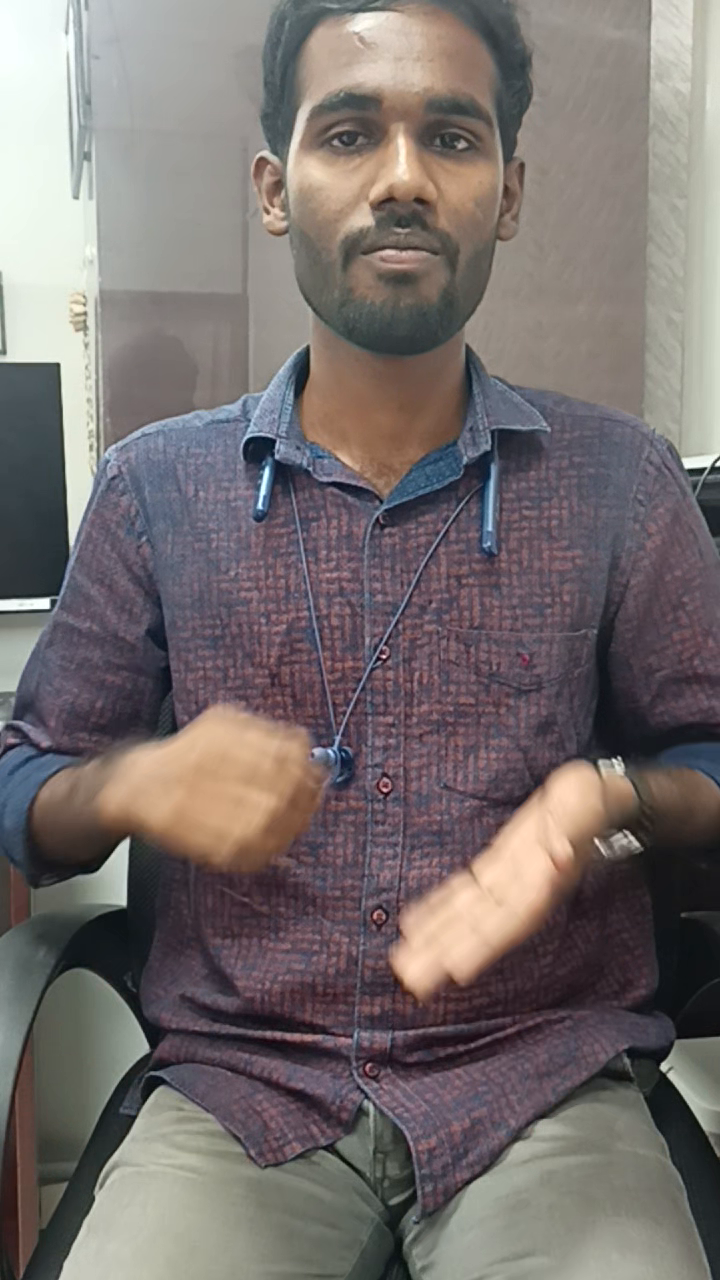
#> input picture frame 6 of VID20231226174926.mp4, 720 x 1280 px
$ python frame1.py
#> lines starting #> are read from the running program, lines starting #| are printed output that depends on the picture; after the words box and inside, x2 and y2 are one past the last pixel; in counts of white or black regions, pixels touching at a corner belong together
import cv2
import os

def frame_difference(video_path, output_folder):
    # Open the video file
    cap = cv2.VideoCapture(video_path)

    # Create the output folder if it doesn't exist
    if not os.path.exists(output_folder):
        os.makedirs(output_folder)

    # Read the first frame
    ret, prev_frame = cap.read()
#> prev_frame is the input picture: shape (1280, 720, 3); mean B, G, R 109.1, 110.3, 118

    # Counter for frame numbering
    frame_count = 0

    while True:
        # Read the current frame
        ret, curr_frame = cap.read()
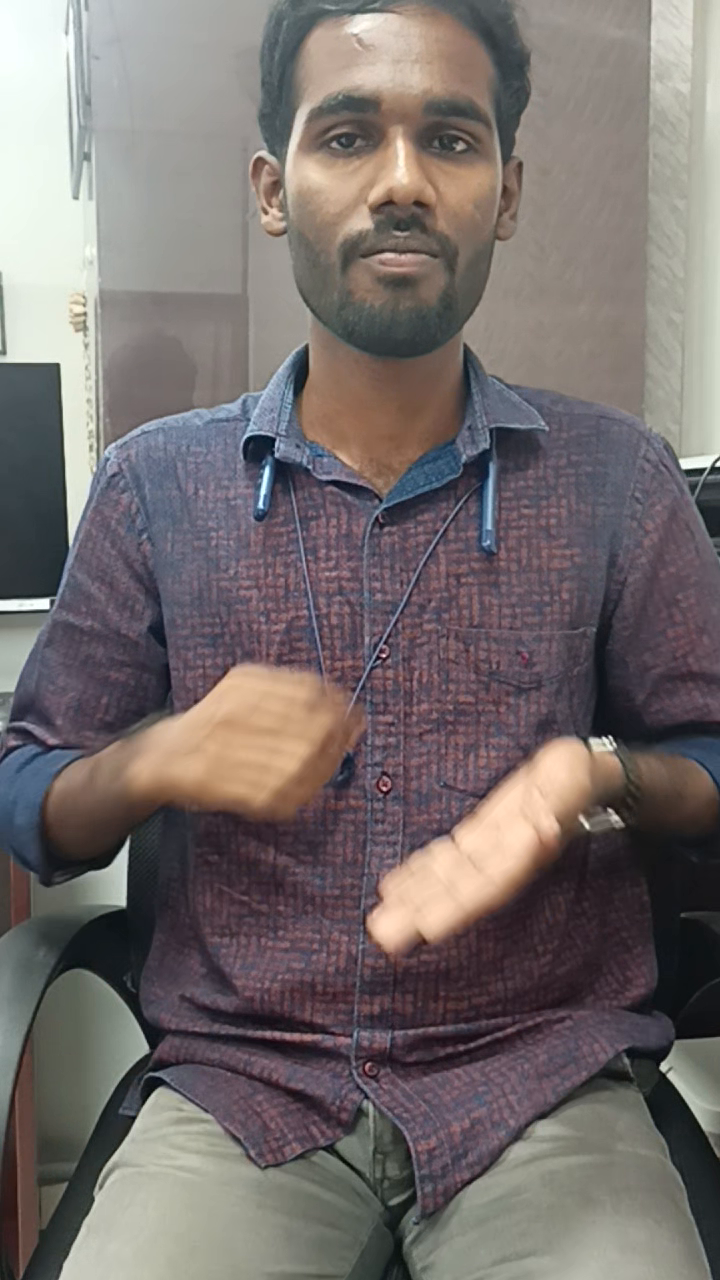
#> input picture frame 7 of VID20231226174926.mp4, 720 x 1280 px
#> curr_frame is the input picture: shape (1280, 720, 3); mean B, G, R 108.3, 109.5, 117.2

        # Break the loop if the video is finished
        if not ret:
            break

        # Calculate the absolute difference between frames
        diff_frame = cv2.absdiff(prev_frame, curr_frame)
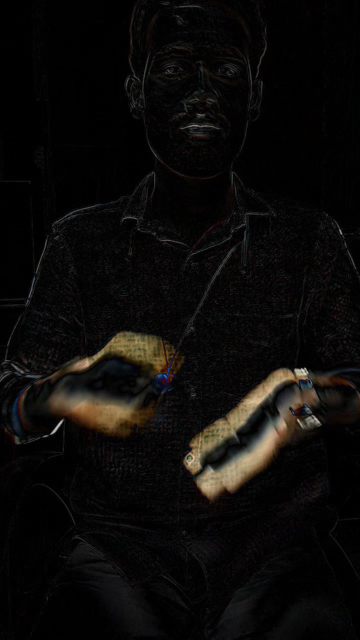
#> diff_frame: shape (1280, 720, 3) (shown at 1/2 size); mean B, G, R 9.2, 10.7, 12.1

        # Convert the difference frame to grayscale
        diff_frame_gray = cv2.cvtColor(diff_frame, cv2.COLOR_BGR2GRAY)
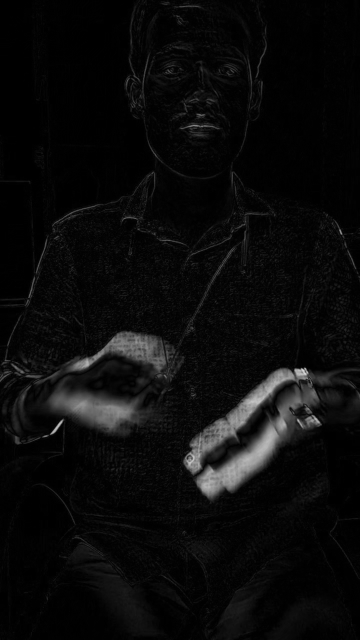
#> diff_frame_gray: shape (1280, 720) (shown at 1/2 size); min 0, max 225, mean 11

        # Threshold the difference frame
        _, thresh = cv2.threshold(diff_frame_gray, 30, 255, cv2.THRESH_BINARY)
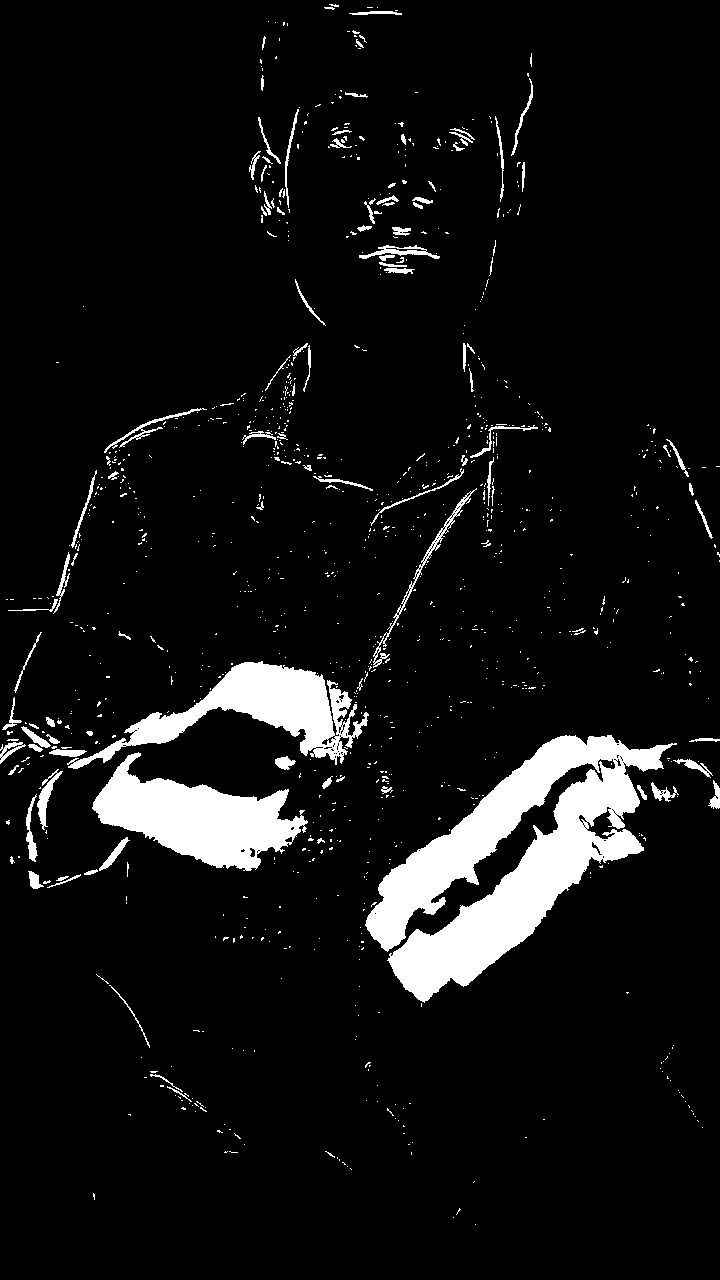
#> thresh: shape (1280, 720); 7.4% white; 1053 white regions (940 under 20 px), largest, box (x1, y1, x2, y2) and area: (365, 735, 677, 1003) 31940, (92, 752, 308, 871) 12294, (67, 661, 369, 769) 10385

        # Save the resulting frame to the output folder
        output_path = os.path.join(output_folder, f"frame_{frame_count:04d}.png")
        cv2.imwrite(output_path, thresh)

        # Update the previous frame for the next iteration
        prev_frame = curr_frame

        # Increment the frame counter
        frame_count += 1

    # Release the video capture object
    cap.release()

if __name__ == "__main__":
    # Specify the path to the input video file
    input_video_path = r"F:\sesan's project\videos\VID20231226174926.mp4"

    # Specify the path to the output folder
    output_folder_path = r"F:\sesan's project\frame differencing\LetterFrame"

    # Perform frame differencing and save frames
    frame_difference(input_video_path, output_folder_path)

$ run again, starting later in the video
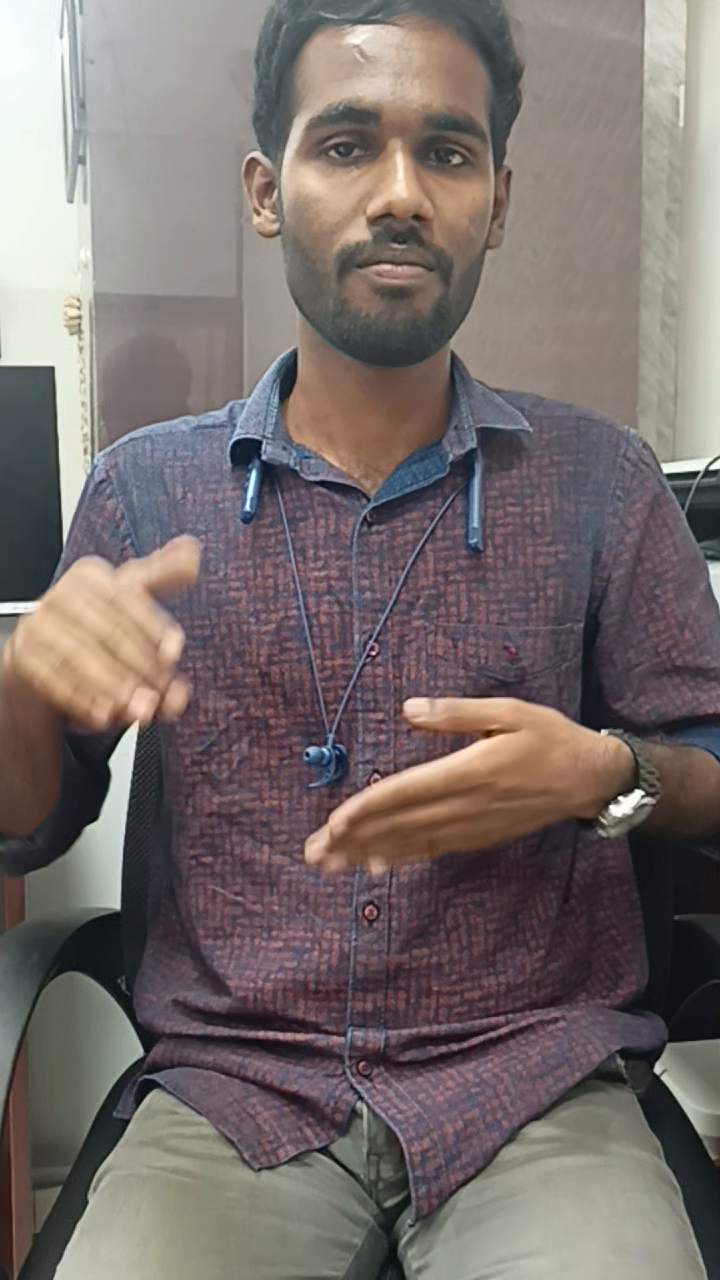
#> input picture frame 29 of VID20231226174926.mp4, 720 x 1280 px
#> in frame_difference, prev_frame is the input picture: shape (1280, 720, 3); mean B, G, R 107.7, 109.6, 119
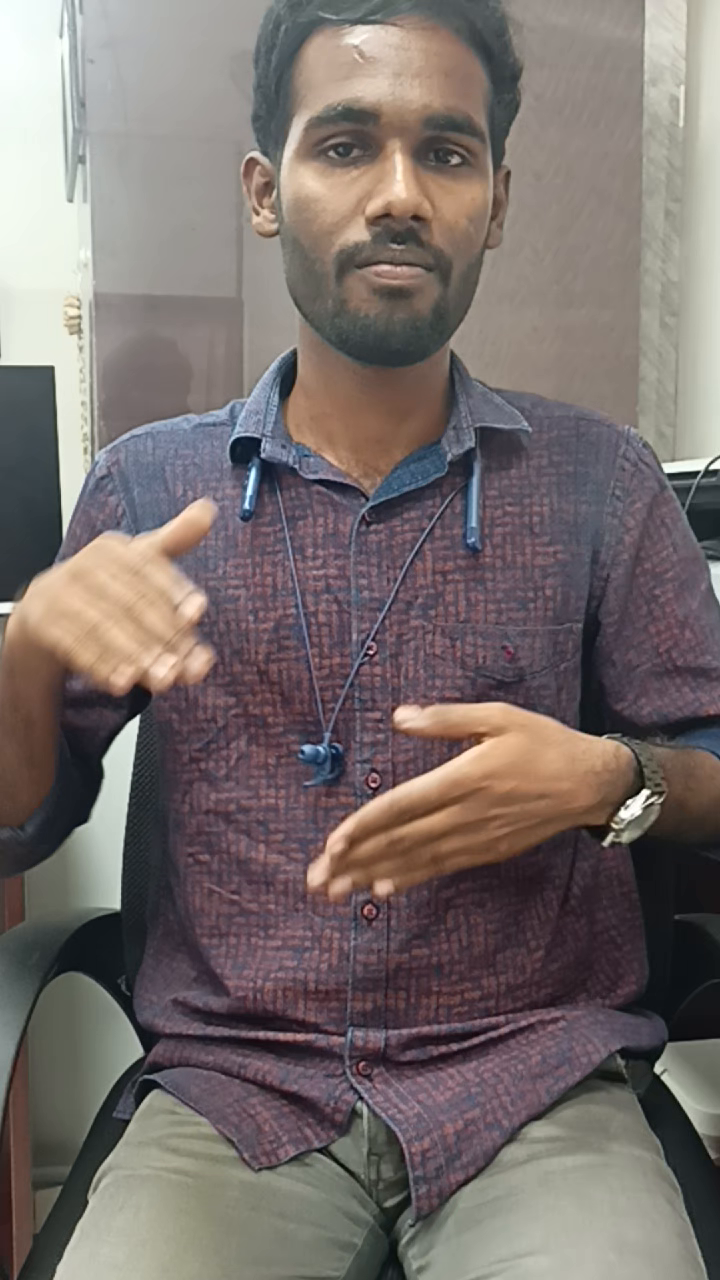
#> input picture frame 30 of VID20231226174926.mp4, 720 x 1280 px
#> in frame_difference, curr_frame is the input picture: shape (1280, 720, 3); mean B, G, R 107.7, 110.1, 119.6
#> in frame_difference, `_, thresh = cv2.threshold(diff_frame_gray, 30, 255, cv2.THRESH_BINARY)`:
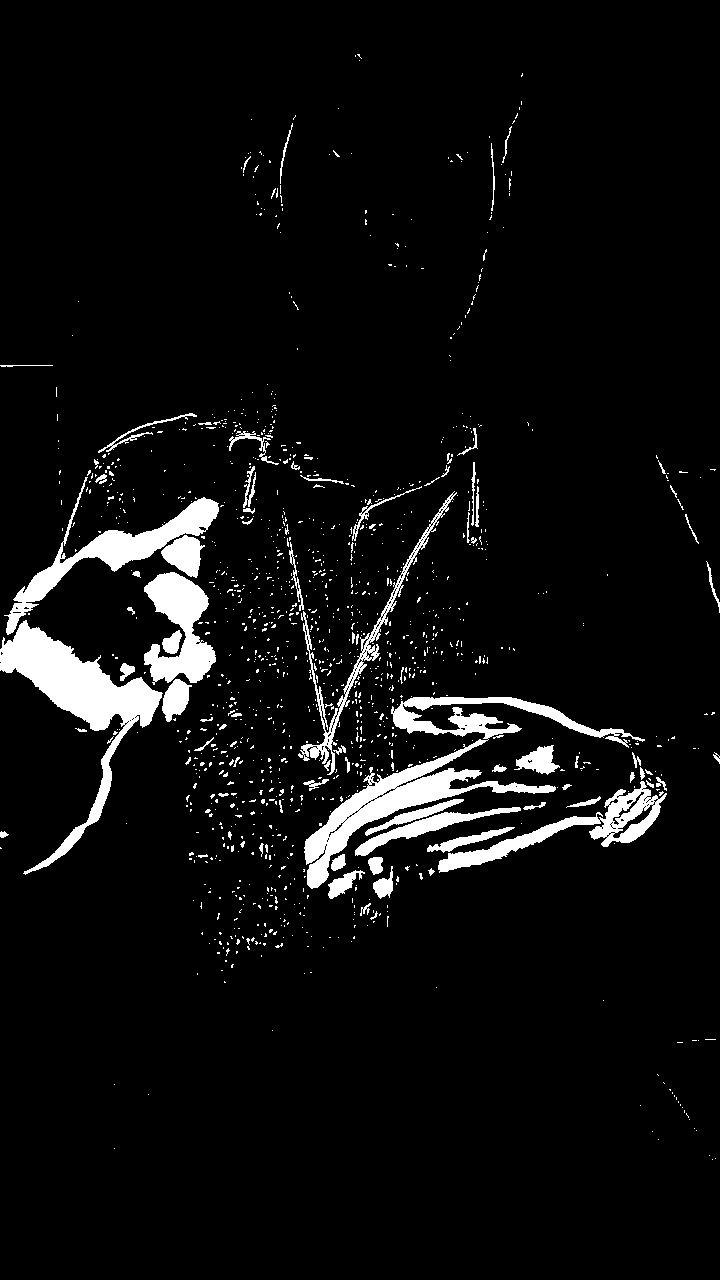
#> thresh: shape (1280, 720); 5.8% white; 1271 white regions (1181 under 20 px), largest, box (x1, y1, x2, y2) and area: (304, 697, 645, 889) 10666, (0, 620, 163, 875) 9390, (4, 477, 219, 635) 5384
